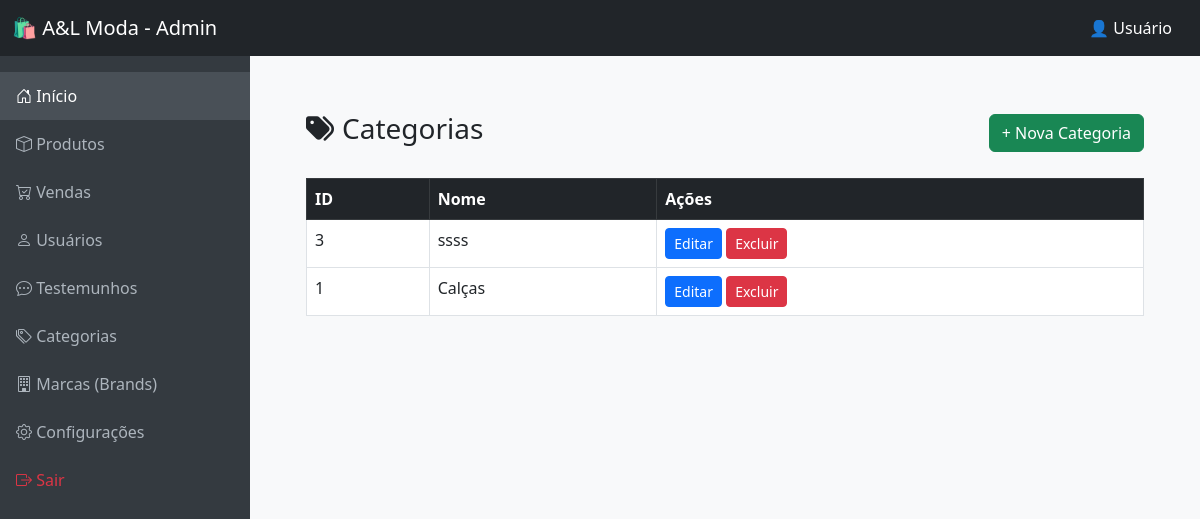
/painel/admin/categorias.php, run on an earlier commit of the app's database.
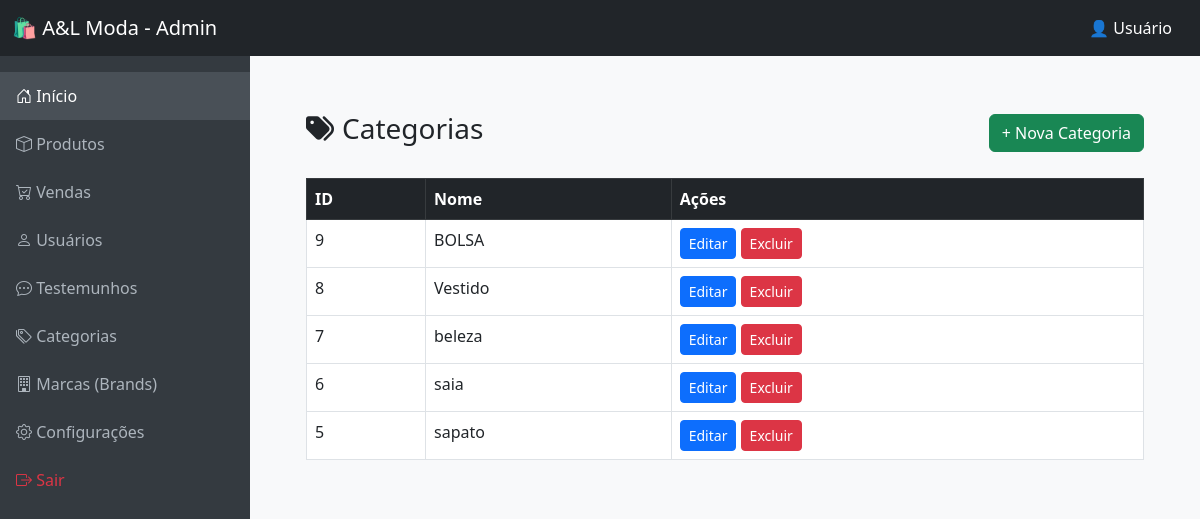
And on a later commit of the database.
### tables this page shows
CREATE TABLE `categorias` (
  `id` int(11) NOT NULL,
  `nome` varchar(255) NOT NULL
);

### painel/admin/categorias.php (the view, shortened to what this page needs)
<?php
include_once('C:\xampp\htdocs\A&Lmoda\conexao.php');
$categorias = $conn->query("SELECT * FROM categorias ORDER BY id DESC");
?>
<!DOCTYPE html>
<html lang="pt-br">
<head>
  <link href="https://cdn.jsdelivr.net/npm/bootstrap@5.3.0/dist/css/bootstrap.min.css" rel="stylesheet">
</head>
<body class="bg-light p-4">
<?php include_once('./navbar.php'); ?>
<div class="main-content" style="margin-top: 56px;">
  <div class="d-flex justify-content-between align-items-center mb-4">
    <h3><i class="fas fa-tags me-2"></i>Categorias</h3>
    <button class="btn btn-success" data-bs-toggle="modal" data-bs-target="#modalAdd">+ Nova Categoria</button>
  </div>
  <table class="table table-bordered table-hover">
    <thead class="table-dark">
      <tr>
        <th>ID</th>
        <th>Nome</th>
        <th>Ações</th>
      </tr>
    </thead>
    <tbody>
      <?php while ($cat = $categorias->fetch_assoc()): ?>
        <tr>
          <td><?= $cat['id'] ?></td>
          <td><?= $cat['nome'] ?></td>
          <td>
            <button class="btn btn-primary btn-sm" data-bs-toggle="modal" data-bs-target="#modalEdit<?= $cat['id'] ?>">Editar</button>
            <form method="POST" class="d-inline">
              <button name="delete_categoria" class="btn btn-danger btn-sm" onclick="return confirm('Deseja excluir esta categoria?')">Excluir</button>
            </form>
          </td>
        </tr>
      <?php endwhile; ?>
    </tbody>
  </table>
</div>
</body>
</html>

What changed in the data, as far as the page shows it:
removed categorias: id "3", nome "ssss"
removed categorias: id "1", nome "Calças"
added categorias: id "9", nome "BOLSA"
added categorias: id "8", nome "Vestido"
added categorias: id "7", nome "beleza"
added categorias: id "6", nome "saia"
added categorias: id "5", nome "sapato"
